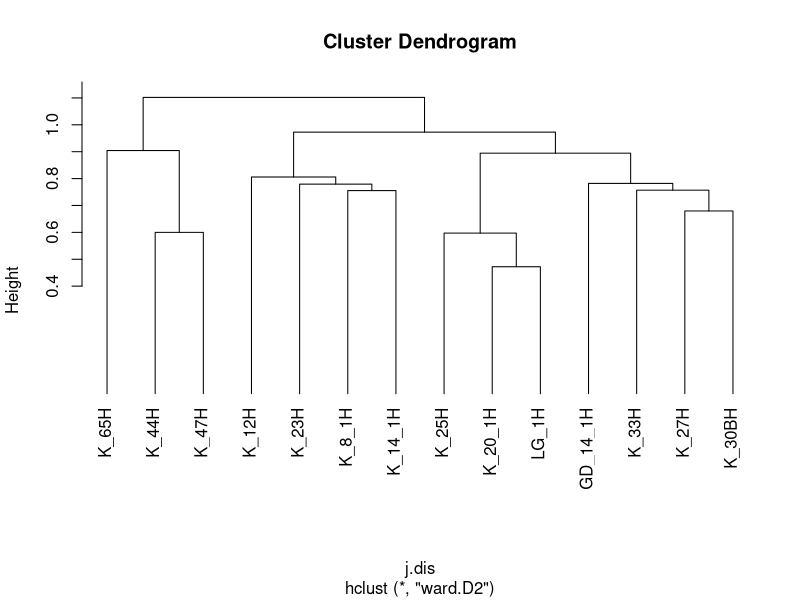
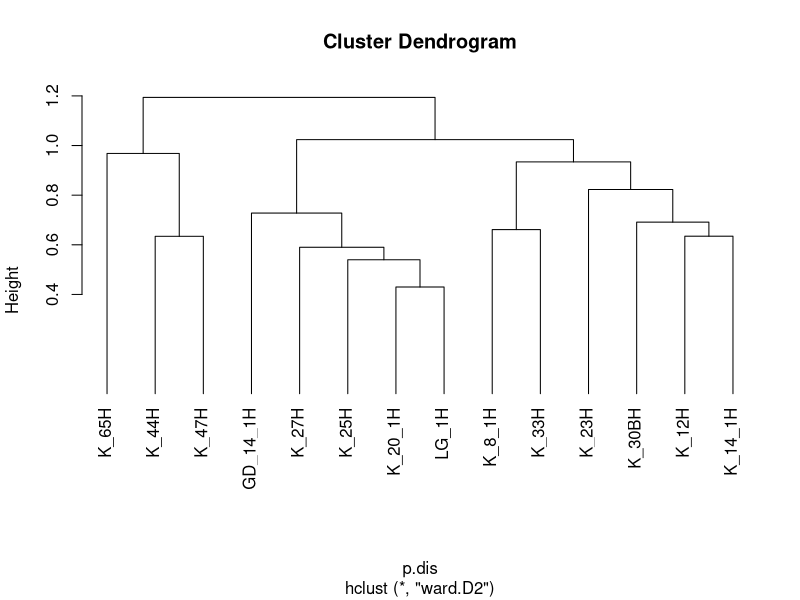
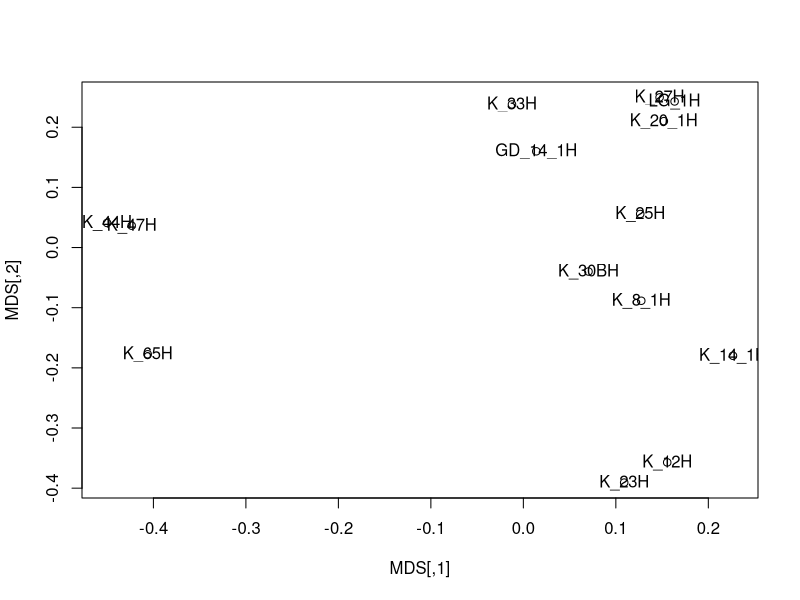
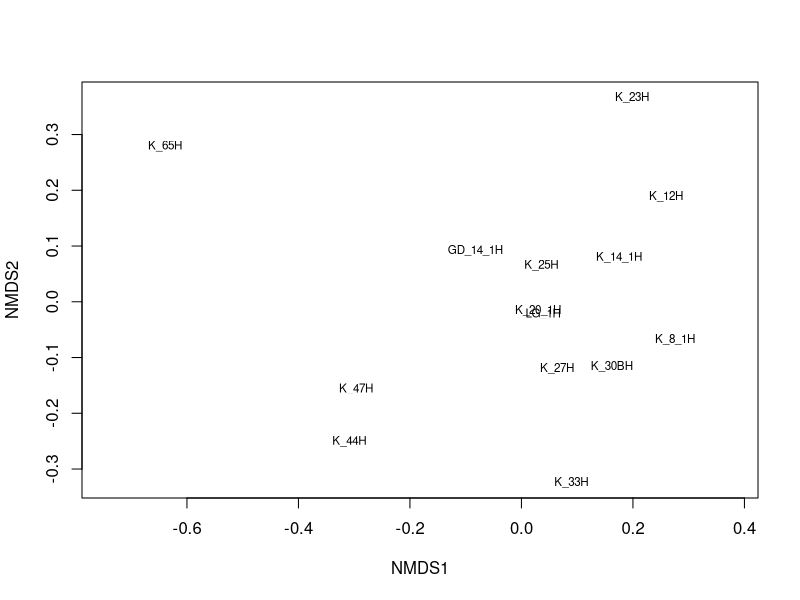

These figures' R source, in order:
# Beta-diversity of Jurassic radiolarians
  # Data from Dissertation of Kiessling (1995)

  setwd("c:/daten/R/Lehre")
 
  rad <- read.table(file="Beta_div.csv", sep=";", header=T)

  pK20 <- rad$K_20_1H/sum(rad$K_20_1H)
  pK25 <- rad$K_25H/sum(rad$K_25H)
  
  p20_25 <- pmin(pK20, pK25)
  
   sum(p20_25)
  
  
 # The hard way

  # Jaccard
   test <- cbind(rad$K_20_1H, rad$K_25H)   
    a <- length(which(test[,1]>0 & test[,2]>0))
    b <- length(which(test[,1]>0 & test[,2]==0))
    c <- length(which(test[,1]==0 & test[,2]>0))

    jac <- a/(a+b+c)


  # Percent similarity
     # Transform to porportions
    for (i in 1:ncol(test))
      test[,i] <- test[,i]/sum(test[,i])
    
     psim <- sum(pmin(test[,1], test[,2]))

###

 # Distances instead of similarities
    d.jac <- 1-jac
    d.psim <- 1-psim


###########
 sp <- rad$Species
  rad <- subset(rad, select=c(3:16))

  row.names(rad) <- sp


 # distance matrix
  # Jaccard
    j.dis <- dist(t(rad), method="binary") # compare with d.jac


  # Percent similarity matrix
    # Proportions
    for (i in 1:ncol(rad))
      rad[,i] <- rad[,i]/sum(rad[,i])
  
     sim <- matrix(nrow=ncol(rad), ncol=ncol(rad), 
           dimnames = list(names(rad), names(rad)))

    for (j in 1:(ncol(rad)-1)) {
       for (i in j:(ncol(rad)-1)) {
         sim[i+1,j] <- sum(pmin(rad[,j], rad[,i+1]))
                   }
                 }

      p.dis <- 1-sim
     p.dis <- as.dist(p.dis)

     
  # Compare with bray-curtis distance in vegan package
     require(vegan)
       vegdist(t(rad)) # Bray is the default metric
     
          
####
 # Don't cluster shamelessly
    # Jaccard
       hc.co <- hclust(j.dis, method="ward.D2")
    plot(hc.co, hang=-0.1)
   # Psim
       hc.co <- hclust(p.dis, method="ward.D2")
     plot(hc.co, hang=-0.1)

 # Parametric
   MDS <- cmdscale(p.dis)
  z <- row.names(MDS)
 plot(MDS)
   text(MDS[,1], MDS[,2], labels=z)

  # Non-parametric with Meta-MDS
   MDS2 <- metaMDS(p.dis)
    plot(MDS2, type="text")   
    